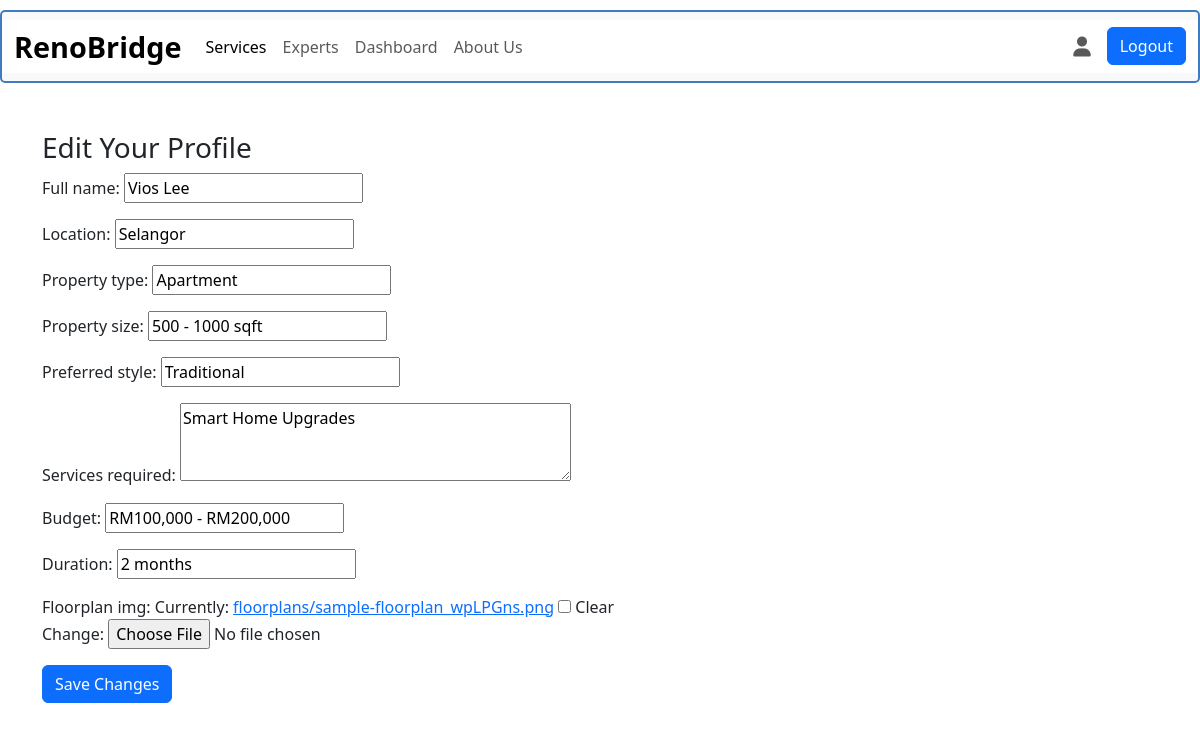
The app's page /edit_homeowner_input/ (signed in) with its own data.
### renobridge/models.py (models this page shows)
class Homeowner(models.Model):
    user = models.OneToOneField(settings.AUTH_USER_MODEL, on_delete=models.CASCADE)
    full_name = models.CharField(max_length=200)
    location = models.CharField(max_length=100)
    property_type = models.CharField(max_length=100)
    property_size = models.CharField(max_length=100)
    preferred_style = models.CharField(max_length=100)
    services_required = models.TextField()  # Store services as comma-separated values
    budget = models.CharField(max_length=100)
    duration = models.CharField(max_length=100)
    start_date = models.DateField(null=True, blank=True)
    floorplan_img = models.ImageField(upload_to='floorplans/', blank=True, null=True)

### renobridge/views.py (the view)
# urls.py: path('edit_homeowner_input/', views.edit_homeowner_input, name='edit_homeowner_input'),
@login_required
def edit_homeowner_input(request):
    homeowner = get_object_or_404(Homeowner, user=request.user)
    if request.method == 'POST':
        form = HomeownerForm(request.POST, request.FILES, instance=homeowner)
        if form.is_valid():
            form.save()
            return redirect('view_homeowner_input')
    else:
        form = HomeownerForm(instance=homeowner)
    return render(request, 'edit_homeowner_input.html', {'form': form})

### renobridge/forms.py
class HomeownerForm(forms.ModelForm):
    class Meta:
        model = Homeowner
        fields = ['full_name', 'location', 'property_type', 'property_size', 'preferred_style', 'services_required', 'budget', 'duration', 'floorplan_img']
        widgets = {
            'services_required': forms.Textarea(attrs={'rows': 3}),
        }

### renobridge/templates/edit_homeowner_input.html (shortened to what this page needs)
{% load static %}
<!DOCTYPE html>
<html lang="en">
<head>
    <link rel="stylesheet" href="https://cdn.jsdelivr.net/npm/bootstrap@5.3.3/dist/css/bootstrap.min.css">
    <link rel="stylesheet" href="{% static 'style.css' %}">
</head>
{% load static %}
<!DOCTYPE html>
<html lang="en">
<head>
    <link rel="stylesheet" href="https://cdn.jsdelivr.net/npm/bootstrap@5.3.3/dist/css/bootstrap.min.css">
    <link rel="stylesheet" href="https://cdnjs.cloudflare.com/ajax/libs/font-awesome/6.0.0-beta3/css/all.min.css">
    <link rel="stylesheet" href="{% static 'style.css' %}">
</head>
<body>
  <nav class="navbar navbar-expand-lg bg-body-tertiary navbar-frame">
    <div class="container-fluid" style="background-color: white;">
      <a class="navbar-brand" href="{% url 'renobridge' %}">RenoBridge</a>
      <div class="collapse navbar-collapse" id="navbarSupportedContent">
        <ul class="navbar-nav me-auto mb-2 mb-lg-0">
          <li class="nav-item">
            <a class="nav-link active" aria-current="page" href="#">Services</a>
          </li>
          <li class="nav-item">
            <a class="nav-link" href="{% url 'expert_list' %}">Experts</a>
          </li>
          <li class="nav-item">
            <a class="nav-link" href="{% url 'dashboard' %}">Dashboard</a>
          </li>
          <li class="nav-item">
            <a class="nav-link" href="#">About Us</a>
          </li>
        </ul>
        {% if user.is_authenticated %}
        <ul class="navbar-nav ms-auto mb-2 mb-lg-0">
          <li class="nav-item">
            <a class="nav-link" href="{% url 'view_homeowner_input' %}" title="View Profile">
                <i class="fas fa-user fa-lg"></i>
            </a>
          </li>
          <li class="nav-item">
              <a class="btn btn-primary text-white ms-2" href="{% url 'logout' %}">Logout</a>
          </li>
        </ul>
        {% endif %}
      </div>
    </div>
  </nav>
    <div class="container mt-5">
        <h3>Edit Your Profile</h3>
        <form method="POST" enctype="multipart/form-data">
            <div class="mb-3">
                {{ form.as_p }}
            </div>
            <button type="submit" class="btn btn-primary">Save Changes</button>
        </form>
    </div>
</body>
</html>
</html>

### renobridge/static/style.css (style rules this page uses)
.navbar-frame { margin-top: 10px; border: 2px solid #417BBF; border-radius: 5px; }
.navbar-brand { font-size: 1.8rem; font-weight: bold; }

### records on screen
Homeowner: full_name "Vios Lee", location "Selangor", property_type "Apartment", property_size "500 - 1000 sqft", preferred_style "Traditional", services_required "Smart Home Upgrades", budget "RM100,000 - RM200,000", duration "2 months"
